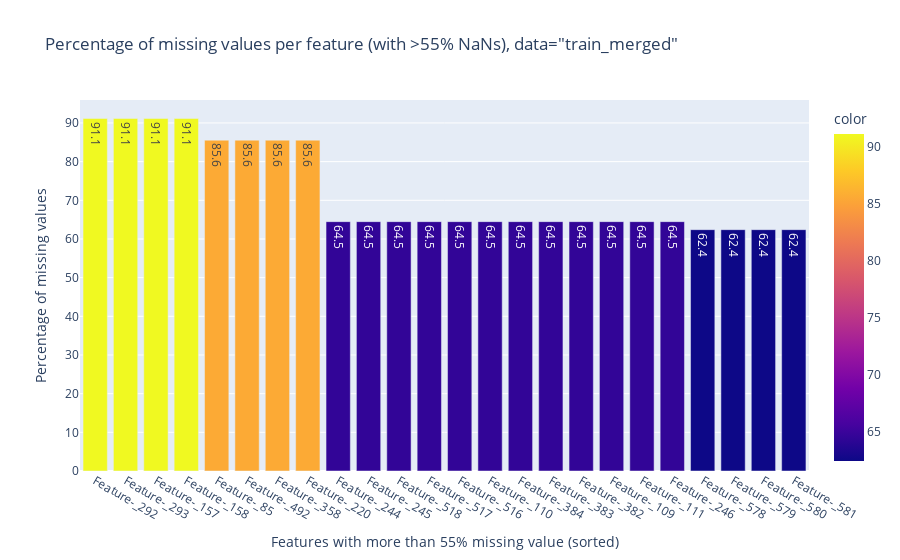

This figure's notebook cell:
### Code cell
#missing value analysis in training data, histogram, threshold defintion
df=X_train.isna().sum()*100/X_train.shape[0]
df = df[df>55].sort_values(ascending=False)
fig = px.bar(x=df.index, 
             y = df, 
             title='Percentage of missing values per feature (with >55% NaNs), data="train_merged"',
             text = round(df,1), color=df)
fig.update_xaxes(title_text='Features with more than 55% missing value (sorted)',type='category')
fig.update_yaxes(title_text='Percentage of missing values')
fig.show()

### Figure 1 — Plotly figure (JSON) as saved in the notebook; plotly's stock layout.template omitted (floating-point values rounded to 4 significant figures)
{"data": [{"alignmentgroup": "True", "hovertemplate": "x=%{x}<br>y=%{y}<br>text=%{text}<br>color=%{marker.color}<extra></extra>", "legendgroup": "", "marker": {"color": [91.14, 91.14, 91.14, 91.14, 85.55, 85.55, 85.55, 85.55, 64.49, 64.49, 64.49, 64.49, 64.49, 64.49, 64.49, 64.49, 64.49, 64.49, 64.49, 64.49, 62.41, 62.41, 62.41, 62.41], "coloraxis": "coloraxis", "pattern": {"shape": ""}}, "name": "", "offsetgroup": "", "orientation": "v", "showlegend": false, "text": [91.1, 91.1, 91.1, 91.1, 85.6, 85.6, 85.6, 85.6, 64.5, 64.5, 64.5, 64.5, 64.5, 64.5, 64.5, 64.5, 64.5, 64.5, 64.5, 64.5, 62.4, 62.4, 62.4, 62.4], "textposition": "auto", "type": "bar", "x": ["Feature-_292", "Feature-_293", "Feature-_157", "Feature-_158", "Feature-_85", "Feature-_492", "Feature-_358", "Feature-_220", "Feature-_244", "Feature-_245", "Feature-_518", "Feature-_517", "Feature-_516", "Feature-_110", "Feature-_384", "Feature-_383", "Feature-_382", "Feature-_109", "Feature-_111", "Feature-_246", "Feature-_578", "Feature-_579", "Feature-_580", "Feature-_581"], "xaxis": "x", "y": [91.14, 91.14, 91.14, 91.14, 85.55, 85.55, 85.55, 85.55, 64.49, 64.49, 64.49, 64.49, 64.49, 64.49, 64.49, 64.49, 64.49, 64.49, 64.49, 64.49, 62.41, 62.41, 62.41, 62.41], "yaxis": "y"}], "layout": {"barmode": "relative", "coloraxis": {"colorbar": {"title": {"text": "color"}}, "colorscale": [[0, "#0d0887"], [0.1111, "#46039f"], [0.2222, "#7201a8"], [0.3333, "#9c179e"], [0.4444, "#bd3786"], [0.5556, "#d8576b"], [0.6667, "#ed7953"], [0.7778, "#fb9f3a"], [0.8889, "#fdca26"], [1, "#f0f921"]]}, "legend": {"tracegroupgap": 0}, "title": {"text": "Percentage of missing values per feature (with >55% NaNs), data=\"train_merged\""}, "xaxis": {"anchor": "y", "domain": [0, 1], "title": {"text": "Features with more than 55% missing value (sorted)"}, "type": "category"}, "yaxis": {"anchor": "x", "domain": [0, 1], "title": {"text": "Percentage of missing values"}}}}
